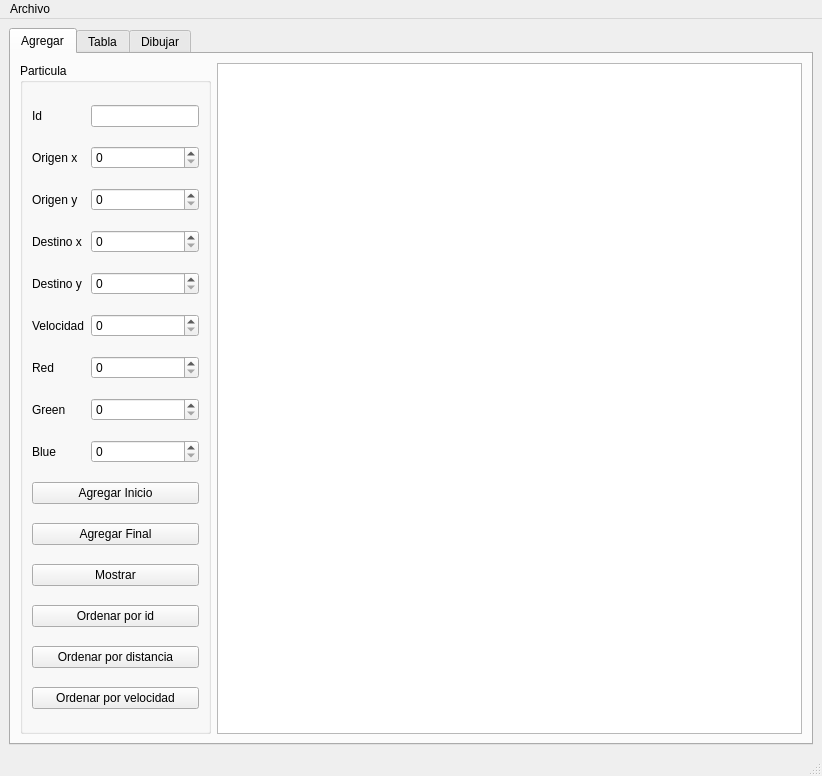
<?xml version="1.0" encoding="UTF-8"?>
<ui version="4.0">
 <class>MainWindow</class>
 <widget class="QMainWindow" name="MainWindow">
  <property name="geometry">
   <rect>
    <x>0</x>
    <y>0</y>
    <width>822</width>
    <height>776</height>
   </rect>
  </property>
  <property name="windowTitle">
   <string>MainWindow</string>
  </property>
  <widget class="QWidget" name="centralwidget">
   <layout class="QGridLayout" name="gridLayout_2">
    <item row="4" column="0">
     <widget class="QTabWidget" name="tabWidget">
      <property name="currentIndex">
       <number>0</number>
      </property>
      <widget class="QWidget" name="agregar_tab">
       <attribute name="title">
        <string>Agregar</string>
       </attribute>
       <layout class="QFormLayout" name="formLayout">
        <item row="0" column="0">
         <widget class="QGroupBox" name="groupBox">
          <property name="title">
           <string>Particula</string>
          </property>
          <layout class="QGridLayout" name="gridLayout">
           <item row="6" column="0">
            <widget class="QLabel" name="label_3">
             <property name="text">
              <string>Velocidad</string>
             </property>
            </widget>
           </item>
           <item row="2" column="0">
            <widget class="QLabel" name="label_8">
             <property name="text">
              <string>Origen x</string>
             </property>
            </widget>
           </item>
           <item row="3" column="0">
            <widget class="QLabel" name="label_9">
             <property name="text">
              <string>Origen y</string>
             </property>
            </widget>
           </item>
           <item row="4" column="0">
            <widget class="QLabel" name="label">
             <property name="text">
              <string>Destino x</string>
             </property>
            </widget>
           </item>
           <item row="7" column="1">
            <widget class="QSpinBox" name="red_spinBox">
             <property name="maximum">
              <number>255</number>
             </property>
            </widget>
           </item>
           <item row="12" column="0" colspan="2">
            <widget class="QPushButton" name="agregar_final_pushButton">
             <property name="text">
              <string>Agregar Final</string>
             </property>
            </widget>
           </item>
           <item row="2" column="1">
            <widget class="QSpinBox" name="origenX_spinBox">
             <property name="maximum">
              <number>500</number>
             </property>
            </widget>
           </item>
           <item row="1" column="0">
            <widget class="QLabel" name="label_7">
             <property name="text">
              <string>Id</string>
             </property>
            </widget>
           </item>
           <item row="8" column="1">
            <widget class="QSpinBox" name="green_spinBox">
             <property name="maximum">
              <number>255</number>
             </property>
            </widget>
           </item>
           <item row="5" column="0">
            <widget class="QLabel" name="label_2">
             <property name="text">
              <string>Destino y</string>
             </property>
            </widget>
           </item>
           <item row="9" column="0">
            <widget class="QLabel" name="label_6">
             <property name="text">
              <string>Blue</string>
             </property>
            </widget>
           </item>
           <item row="6" column="1">
            <widget class="QSpinBox" name="velocidad_spinBox">
             <property name="maximum">
              <number>10000</number>
             </property>
             <property name="displayIntegerBase">
              <number>10</number>
             </property>
            </widget>
           </item>
           <item row="11" column="0" colspan="2">
            <widget class="QPushButton" name="agregar_inicio_pushButton">
             <property name="text">
              <string>Agregar Inicio</string>
             </property>
            </widget>
           </item>
           <item row="5" column="1">
            <widget class="QSpinBox" name="destinoY_spinBox">
             <property name="maximum">
              <number>500</number>
             </property>
            </widget>
           </item>
           <item row="7" column="0">
            <widget class="QLabel" name="label_4">
             <property name="text">
              <string>Red</string>
             </property>
            </widget>
           </item>
           <item row="8" column="0">
            <widget class="QLabel" name="label_5">
             <property name="text">
              <string>Green</string>
             </property>
            </widget>
           </item>
           <item row="3" column="1">
            <widget class="QSpinBox" name="origenY_spinBox">
             <property name="maximum">
              <number>500</number>
             </property>
            </widget>
           </item>
           <item row="13" column="0" colspan="2">
            <widget class="QPushButton" name="mostrar_pushButton">
             <property name="text">
              <string>Mostrar</string>
             </property>
            </widget>
           </item>
           <item row="9" column="1">
            <widget class="QSpinBox" name="blue__spinBox">
             <property name="maximum">
              <number>255</number>
             </property>
            </widget>
           </item>
           <item row="1" column="1">
            <widget class="QLineEdit" name="id_lineEdit"/>
           </item>
           <item row="14" column="0" colspan="2">
            <widget class="QPushButton" name="ordenar_por_id_pushButton">
             <property name="text">
              <string>Ordenar por id</string>
             </property>
            </widget>
           </item>
           <item row="4" column="1">
            <widget class="QSpinBox" name="destinoX_spinBox">
             <property name="maximum">
              <number>500</number>
             </property>
            </widget>
           </item>
           <item row="15" column="0" colspan="2">
            <widget class="QPushButton" name="ordenar_por_distancia_pushButton">
             <property name="text">
              <string>Ordenar por distancia</string>
             </property>
            </widget>
           </item>
           <item row="16" column="0" colspan="2">
            <widget class="QPushButton" name="ordenar_por_velocidad_pushButton">
             <property name="text">
              <string>Ordenar por velocidad</string>
             </property>
            </widget>
           </item>
          </layout>
         </widget>
        </item>
        <item row="0" column="1">
         <widget class="QPlainTextEdit" name="out_plainTextEdit">
          <property name="minimumSize">
           <size>
            <width>350</width>
            <height>350</height>
           </size>
          </property>
         </widget>
        </item>
       </layout>
      </widget>
      <widget class="QWidget" name="tabla_tab">
       <attribute name="title">
        <string>Tabla</string>
       </attribute>
       <layout class="QGridLayout" name="gridLayout_3">
        <item row="0" column="0" colspan="7">
         <widget class="QTableWidget" name="tabla_tableWidget"/>
        </item>
        <item row="1" column="1">
         <widget class="QPushButton" name="buscar_pushButton">
          <property name="text">
           <string>Buscar</string>
          </property>
         </widget>
        </item>
        <item row="1" column="5">
         <widget class="QPushButton" name="ordenar_por_velocidad_pushButton_2">
          <property name="text">
           <string>Ordenar por velocidad</string>
          </property>
         </widget>
        </item>
        <item row="1" column="2">
         <widget class="QPushButton" name="mostrar_tabla_pushButton">
          <property name="text">
           <string>Mostrar</string>
          </property>
         </widget>
        </item>
        <item row="1" column="0">
         <widget class="QLineEdit" name="buscar_lineEdit">
          <property name="text">
           <string/>
          </property>
          <property name="placeholderText">
           <string>Id de la partícula</string>
          </property>
         </widget>
        </item>
        <item row="1" column="3">
         <widget class="QPushButton" name="ordenar_por_id_pushButton_2">
          <property name="text">
           <string>Ordenar por id</string>
          </property>
         </widget>
        </item>
        <item row="1" column="4">
         <widget class="QPushButton" name="ordenar_por_distancia_pushButton_2">
          <property name="text">
           <string>Ordenar por distancia</string>
          </property>
         </widget>
        </item>
       </layout>
      </widget>
      <widget class="QWidget" name="tab_5">
       <attribute name="title">
        <string>Dibujar</string>
       </attribute>
       <layout class="QGridLayout" name="gridLayout_4">
        <item row="0" column="0" colspan="2">
         <widget class="QGraphicsView" name="graphicsView"/>
        </item>
        <item row="2" column="1">
         <widget class="QPushButton" name="limpiar_pushButton">
          <property name="text">
           <string>Limpiar</string>
          </property>
         </widget>
        </item>
        <item row="2" column="0">
         <widget class="QPushButton" name="dibujar_pushButton">
          <property name="text">
           <string>Dibujar</string>
          </property>
         </widget>
        </item>
       </layout>
      </widget>
     </widget>
    </item>
   </layout>
  </widget>
  <widget class="QMenuBar" name="menubar">
   <property name="geometry">
    <rect>
     <x>0</x>
     <y>0</y>
     <width>822</width>
     <height>26</height>
    </rect>
   </property>
   <widget class="QMenu" name="menuArchivo">
    <property name="title">
     <string>Archivo</string>
    </property>
    <addaction name="actionAbrir"/>
    <addaction name="actionGuardar"/>
   </widget>
   <addaction name="menuArchivo"/>
  </widget>
  <widget class="QStatusBar" name="statusbar"/>
  <action name="actionAbrir">
   <property name="text">
    <string>Abrir</string>
   </property>
   <property name="shortcut">
    <string>Ctrl+O</string>
   </property>
  </action>
  <action name="actionGuardar">
   <property name="text">
    <string>Guardar</string>
   </property>
   <property name="shortcut">
    <string>Ctrl+S</string>
   </property>
  </action>
 </widget>
 <resources/>
 <connections/>
</ui>
